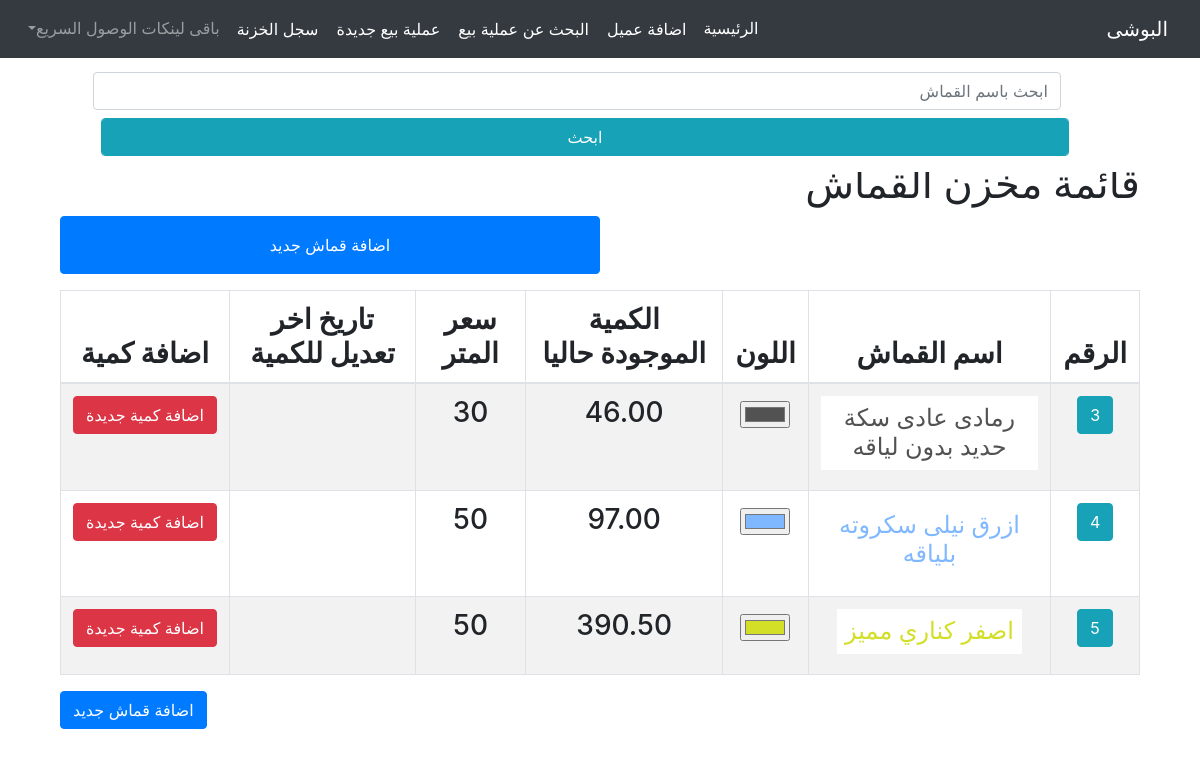
The app's page /storge/ with its own data.
### storge/models.py (models this page shows, shortened)
class Cloth(TimeStampMixin, models.Model):
    name       = models.CharField(max_length=50, null=True, blank=True, verbose_name="اسم القماش")
    amount     = models.DecimalField(max_digits=5,decimal_places=2, null=True, blank=True, verbose_name="الكمية")
    price      = models.CharField(max_length=5, null=True, blank=True, verbose_name="سعر المتر")
    classs     = models.ForeignKey('Classs', on_delete=models.CASCADE, null=True, blank=True, verbose_name="التصنيف")
    typee      = models.CharField(max_length=50, null=True, blank=True, db_index=True,verbose_name="النوع")
    color      = ColorField(verbose_name="لون القماش", null=True, blank=True)
    history    = HistoricalRecords()

### client/models.py (models this page shows)
class TimeStampMixin(models.Model):
    created_at      = models.DateTimeField(auto_now_add=True,null=True)
    updated_at      = models.DateTimeField(auto_now=True,null=True)
    is_deleted      = models.BooleanField(default=False)

### storge/views.py (the view)
# urls.py: path('', clothListView.as_view(), name="list"),
class clothListView(ListView):
    model = Cloth
    template_name = 'storge/cloth_list.html'
    context_object_name = 'cloths'
    def get_queryset(self):
        queryset = super().get_queryset()
        search_query = self.request.GET.get('q')
        if search_query:
            queryset = queryset.filter(
                Q(name__icontains=search_query)
            )
        queryset = queryset.order_by('-created_at')
        return queryset

### storge/templates/storge/cloth_list.html (shortened to what this page needs)
{% extends "homee/index.html" %}
{% block content %}
<div class="container-fluid">
    <div class="row mt-5 mb-3 bg-white w-100" style=" position: fixed; top: 0rem; display: inline-block; left: 0rem; z-index:2;">
        <div class="col-10 m-auto p-3 text-center">
            <form class="form" action="#" method="GET" style="">
                <div class="">
                    <input name="q" class="form-control m-2" placeholder="ابحث باسم القماش">
                    <input type="submit" class="form-control btn btn-info" value="ابحث">
                </div>
            </form>
        </div>
    </div>
    <div class="row">
        <div class="col-12 mb-5" style="padding-top:6rem">
            <h1 class="text-right">قائمة مخزن القماش</h1>
            <a class="btn btn-primary w-50 p-3 mb-3" href="{% url "cloth:create" %}">اضافة قماش جديد</a>
            <table class="table text-center table-striped table-hover table-bordered w-100 h3" id="" style="">
                <thead>
                    <th>الرقم</th>
                    <th>اسم القماش</th>
                    <th>اللون</th>
                    <th>الكمية الموجودة حاليا</th>
                    <th>سعر المتر</th>
                    <th>تاريخ اخر تعديل للكمية</th>
                    <th>اضافة كمية</th>
                </thead>
                <tbody>
                    {% for cloth in cloths %}
                        <tr class="p-4">
                            <td>
                                <a class="btn btn-info text-white"href="#">{{ cloth.id }}</a>
                            </td>
                            <td style="color: {{ cloth.color }}"><p class="d-inline-block bg-white h4 p-2">{{ cloth.name }}</p></td>
                            <td><input type="color" value="{{ cloth.color }}"></td>
                            <td>{{ cloth.amount }}</td>
                            <td>{{ cloth.price }}</td>
                            <td>{{ cloth.created_at|date:"Y-m-d / h:i" }}</td>
                            <td><a class="btn btn-danger" href="{% url "cloth:edit" cloth.id %}">اضافة كمية جديدة</a></td>
                        </tr>
                    {% empty %}
                        <li>No client found.</li>
                    {% endfor %}
                </tbody>
            </table>
            <a class="btn btn-primary" href="{% url "cloth:create" %}">اضافة قماش جديد</a>
        </div>
    </div>
</div>
{% endblock %}

### records on screen
Cloth: id "3", name "رمادى عادى سكة حديد بدون لياقه", color "#525252", amount "46.00", price "30"
Cloth: id "4", name "ازرق نيلى سكروته بلياقه", color "#80b8ff", amount "97.00", price "50"
Cloth: id "5", name "اصفر كناري مميز", color "#d2df26", amount "390.50", price "50"
